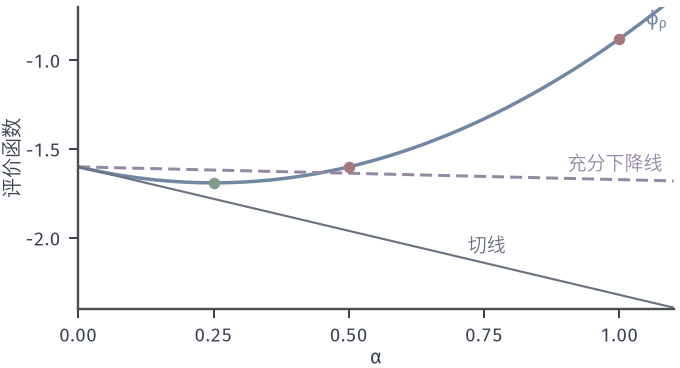

Generate this figure with Python:
from pathlib import Path
import sys
sys.path.insert(0, str(Path(__file__).resolve().parents[1]/"sqp-common"))
from sqp_fig import *
HERE = Path(__file__).resolve().parent
x=np.array([1.4,.2]); nu=np.array([.5]); rho=2.; p,nun=kkt_step(cg(x),cHL(x,nu),cA(x),ch(x)); D=cg(x)@p-rho*abs(ch(x)[0]); c=.1
phi=lambda y:cf(y)+rho*abs(ch(y)[0])
al=np.linspace(0,1.1,300); fig,ax=figure(width_mm=96,height_mm=52); panels(fig,.115,.99,.98,.16,0)
ax.plot(al,[phi(x+a*p) for a in al],color=BLUE,lw=1.4)
ax.plot(al,phi(x)+c*al*D,color=PURPLE,lw=1.2,ls=(0,(4,2))); ax.plot(al,phi(x)+al*D,color=MUTED,lw=.85)
for a,col in ((1.,RED),(.5,RED),(.25,GREEN)):
    ax.plot([a],[phi(x+a*p)],'o',color=col,ms=4.6,mew=0,zorder=6)
ax.text(1.09,-.84,'$\\phi_\\rho$',color=BLUE,fontsize=8,ha='right',va='bottom'); ax.text(1.08,-1.64,'充分下降线',color=PURPLE,fontsize=7.5,ha='right',va='bottom'); ax.text(.72,-2.08,'切线',color=MUTED,fontsize=7.5,ha='left')
setup(ax,(0,1.1),(-2.4,-.7),xt=(0,.25,.5,.75,1),yt=(-2,-1.5,-1),xl='$\\alpha$',yl='评价函数',equal=False)
save(fig,HERE,'figure',{'p':p.tolist(),'D':float(D),'phi0':float(phi(x)),'phi_trials':{a:float(phi(x+a*p)) for a in (1.,.5,.25)}})
